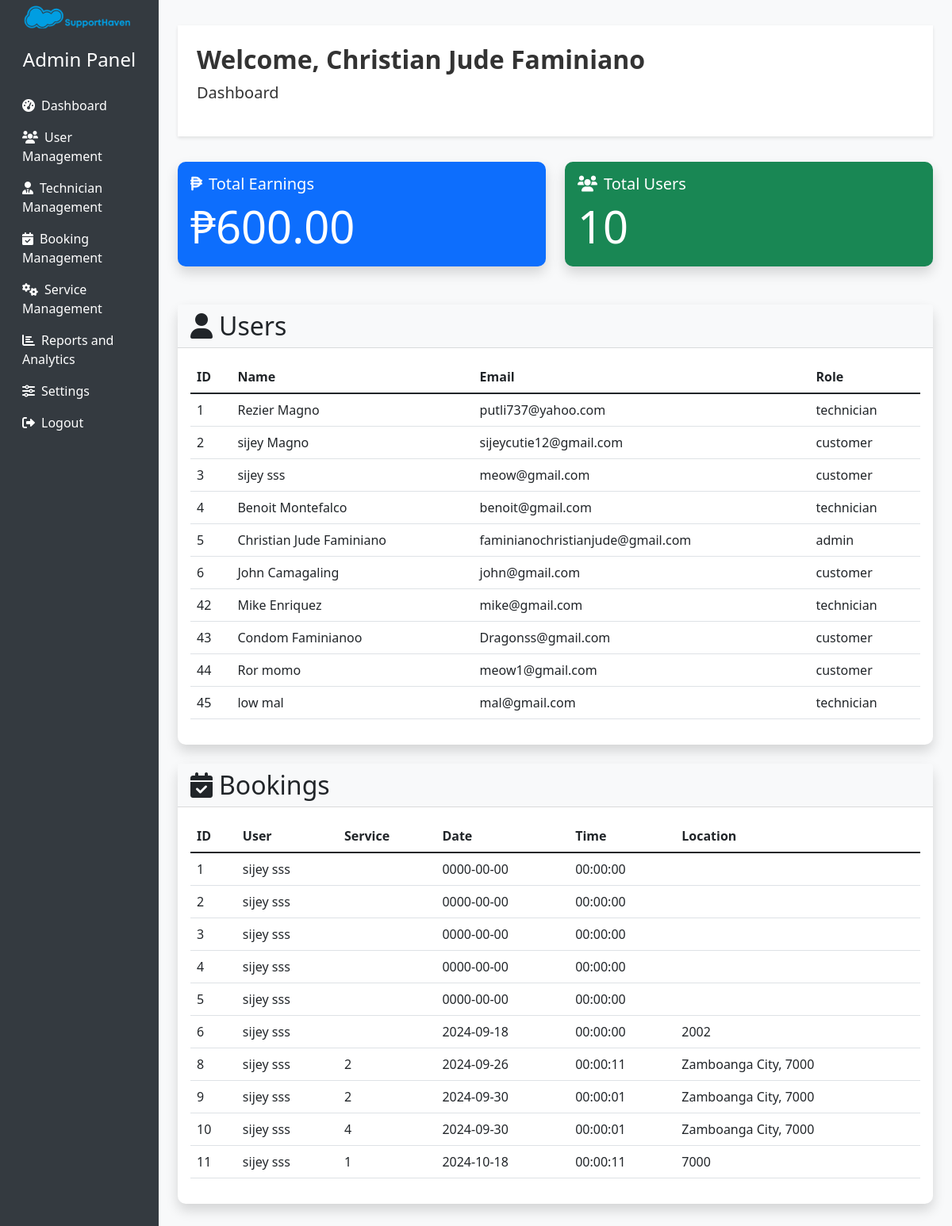
The page /admin/admin.php (signed in) on the database its author committed.
### tables this page shows
CREATE TABLE `users` (
  `id` int(11) NOT NULL,
  `firstname` varchar(50) NOT NULL,
  `lastname` varchar(50) NOT NULL,
  `email` varchar(100) NOT NULL,
  `password` varchar(255) NOT NULL,
  `created_at` timestamp NOT NULL DEFAULT current_timestamp(),
  `user_role_id` int(11) NOT NULL,
  `auth_provider` enum('local','google','facebook') DEFAULT 'local',
  `oauth_id` varchar(255) DEFAULT NULL,
  `avatar` VARCHAR(255) DEFAULT NULL
);

CREATE TABLE `user_roles` (
  `id` int(11) NOT NULL,
  `role_name` varchar(50) NOT NULL
);

CREATE TABLE `bookings` (
  `id` int(11) NOT NULL,
  `user_id` int(11) NOT NULL,
  `service_id` int(11) DEFAULT NULL,
  `technician_id` int(11) DEFAULT NULL,
  `booking_date` date NOT NULL,
  `booking_time` time NOT NULL,
  `location` varchar(255) NOT NULL,
  `payment_method` varchar(50) NOT NULL,
  `total_cost` decimal(10,2) NOT NULL,
  `created_at` timestamp NOT NULL DEFAULT current_timestamp(),
  `status` enum('pending','accepted','completed','cancelled') DEFAULT 'pending'
);

### admin/admin.php (the view, shortened to what this page needs)
<?php
function getAllUsers($db) {
    $query = "SELECT u.id, u.firstName, u.lastName, u.email, u.user_role_id, ur.role_name
              FROM users u
              LEFT JOIN user_roles ur ON u.user_role_id = ur.id";
    $stmt = $db->prepare($query);
    $stmt->execute();
    return $stmt->fetchAll(PDO::FETCH_ASSOC);
}
function getAllBookings($db) {
    $query = "SELECT b.*, u.firstName, u.lastName FROM bookings b LEFT JOIN users u ON b.user_id = u.id";
    $stmt = $db->prepare($query);
    $stmt->execute();
    return $stmt->fetchAll(PDO::FETCH_ASSOC);
}
function getTotalEarnings($db) {
    $query = "SELECT SUM(total_cost) as total_earnings FROM bookings";
    $stmt = $db->prepare($query);
    $stmt->execute();
    $result = $stmt->fetch(PDO::FETCH_ASSOC);
    return $result['total_earnings'] ?? 0;
}
function getTotalUsers($db) {
    $query = "SELECT COUNT(*) as total_users FROM users";
    $stmt = $db->prepare($query);
    $stmt->execute();
    $result = $stmt->fetch(PDO::FETCH_ASSOC);
    return $result['total_users'];
}
$database = new Connection();
$db = $database->getConnection();
$users = getAllUsers($db);
$bookings = getAllBookings($db);
$totalEarnings = getTotalEarnings($db);
$totalUsers = getTotalUsers($db);
$adminName = '';
if (isset($_SESSION['user_id'])) {
    $query = "SELECT firstName, lastName FROM users WHERE id = :user_id";
    $stmt = $db->prepare($query);
    $stmt->bindParam(':user_id', $_SESSION['user_id']);
    $stmt->execute();
    $result = $stmt->fetch(PDO::FETCH_ASSOC);
    if ($result) {
        $adminName = htmlspecialchars($result['firstName'] . ' ' . $result['lastName']);
    }
}
?>
<!DOCTYPE html>
<html lang="en">
<head>
    <link href="https://cdn.jsdelivr.net/npm/bootstrap@5.1.3/dist/css/bootstrap.min.css" rel="stylesheet">
    <link href="https://cdnjs.cloudflare.com/ajax/libs/font-awesome/6.0.0-beta3/css/all.min.css" rel="stylesheet">
</head>
<body>
    <div class="container-fluid">
        <div class="row">
            <nav class="col-md-3 col-lg-2 d-md-block sidebar">
                <div class="position-sticky">
                    <div class="text-center mb-4">
                        <img src="../images/logo.png" alt="SupportHaven Logo" class="admin-logo mb-3">
                        <h4>Admin Panel</h4>
                    </div>
                    <ul class="nav flex-column">
                        <li class="nav-item">
                            <a class="nav-link active" href="admin.php"><i class="fas fa-tachometer-alt me-2"></i>Dashboard</a>
                        </li>
                        <li class="nav-item">
                            <a class="nav-link" href="users.php"><i class="fas fa-users me-2"></i>User Management</a>
                        </li>
                        <li class="nav-item">
                            <a class="nav-link" href="technician-management.php"><i class="fas fa-user-tie me-2"></i>Technician Management</a>
                        </li>
                        <li class="nav-item">
                            <a class="nav-link" href="booking-management.php"><i class="fas fa-calendar-check me-2"></i>Booking Management</a>
                        </li>
                        <li class="nav-item">
                            <a class="nav-link" href="service-management.php"><i class="fas fa-cogs me-2"></i>Service Management</a>
                        </li>
                        <li class="nav-item">
                            <a class="nav-link" href="analytics.php"><i class="fas fa-chart-bar me-2"></i>Reports and Analytics</a>
                        </li>
                        <li class="nav-item">
                            <a class="nav-link" href="settings.php"><i class="fas fa-sliders-h me-2"></i>Settings</a>
                        </li>
                        <li class="nav-item">
                            <a class="nav-link" href="../logout.php"><i class="fas fa-sign-out-alt me-2"></i>Logout</a>
                        </li>
                    </ul>
                </div>
            </nav>
            <main role="main" class="col-md-9 ml-sm-auto col-lg-10 px-md-4 main-content">
                <div class="admin-header p-4">
                    <h2 class="display-9 fw-bold">Welcome, <?php echo $adminName ? $adminName : 'Admin'; ?></h2>
                    <p class="lead">Dashboard</p>
                </div>
                <div class="row mb-4">
                    <div class="col-md-6 mb-4">
                        <div class="card bg-primary text-white">
                            <div class="card-body">
                                <h5 class="card-title"><i class="fas fa-peso-sign me-2"></i>Total Earnings</h5>
                                <p class="card-text display-4">₱<?php echo number_format($totalEarnings, 2); ?></p>
                            </div>
                        </div>
                    </div>
                    <div class="col-md-6 mb-4">
                        <div class="card bg-success text-white">
                            <div class="card-body">
                                <h5 class="card-title"><i class="fas fa-users me-2"></i>Total Users</h5>
                                <p class="card-text display-4"><?php echo $totalUsers; ?></p>
                            </div>
                        </div>
                    </div>
                </div>
                <div class="card mb-4">
                    <div class="card-header bg-light">
                        <h2 class="mb-0"><i class="fas fa-user me-2"></i>Users</h2>
                    </div>
                    <div class="card-body">
                        <div class="table-responsive">
                            <table class="table table-hover">
                                <thead>
                                    <tr>
                                        <th>ID</th>
                                        <th>Name</th>
                                        <th>Email</th>
                                        <th>Role</th>
                                    </tr>
                                </thead>
                                <tbody>
                                    <?php foreach ($users as $user): ?>
                                    <tr>
                                        <td><?php echo htmlspecialchars($user['id']); ?></td>
                                        <td><?php echo htmlspecialchars($user['firstName'] ?? '') . ' ' . htmlspecialchars($user['lastName'] ?? ''); ?></td>
                                        <td><?php echo htmlspecialchars($user['email']); ?></td>
                                        <td><?php echo htmlspecialchars($user['role_name']); ?></td>
                                    </tr>
                                    <?php endforeach; ?>
                                </tbody>
                            </table>
                        </div>
                    </div>
                </div>
                <div class="card">
                    <div class="card-header bg-light">
                        <h2 class="mb-0"><i class="fas fa-calendar-check me-2"></i>Bookings</h2>
                    </div>
                    <div class="card-body">
                        <div class="table-responsive">
                            <table class="table table-hover">
                                <thead>
                                    <tr>
                                        <th>ID</th>
                                        <th>User</th>
                                        <th>Service</th>
                                        <th>Date</th>
                                        <th>Time</th>
                                        <th>Location</th>
                                    </tr>
                                </thead>
                                <tbody>
                                    <?php foreach ($bookings as $booking): ?>
                                    <tr>
                                        <td><?php echo htmlspecialchars($booking['id']); ?></td>
                                        <td><?php echo htmlspecialchars($booking['firstName'] ?? '') . ' ' . htmlspecialchars($booking['lastName'] ?? ''); ?></td>
                                        <td><?php echo htmlspecialchars($booking['service_id']); ?></td>
                                        <td><?php echo htmlspecialchars($booking['booking_date']); ?></td>
                                        <td><?php echo htmlspecialchars($booking['booking_time']); ?></td>
                                        <td><?php echo htmlspecialchars($booking['location']); ?></td>
                                    </tr>
                                    <?php endforeach; ?>
                                </tbody>
                            </table>
                        </div>
                    </div>
                </div>
            </main>
        </div>
    </div>
</body>
</html>

### admin/admin.php (style rules this page uses)
body { font-family: 'Segoe UI', Tahoma, Geneva, Verdana, sans-serif; background-color: #f8f9fa; }
.sidebar { background-color: #343a40; min-height: 100vh; color: #fff; }
.sidebar .nav-link { color: #fff; transition: all 0.3s; }
.main-content { padding: 2rem; }
.card { border: none; border-radius: 10px; box-shadow: 0 0.5rem 1rem rgba(0, 0, 0, 0.15); transition: all 0.3s; }
.table { background-color: #fff; border-radius: 10px; }
.admin-header { background-color: #ffffff; color: #333; padding: 1rem 0; margin-bottom: 2rem; box-shadow: 0 2px 4px rgba(0,0,0,0.1); }
.admin-logo { max-width: 150px; height: auto; }

### rows shown on the page
users: adminName "Christian Jude Faminiano", id "5", firstname "Christian Jude", lastname "Faminiano", email "faminianochristianjude@gmail.com", user_role.role_name "admin"
users: id "1", firstname "Rezier", lastname "Magno", email "putli737@yahoo.com", user_role.role_name "technician"
users: id "2", firstname "sijey", lastname "Magno", email "sijeycutie12@gmail.com", user_role.role_name "customer"
users: id "3", firstname "sijey", lastname "sss", email "meow@gmail.com", user_role.role_name "customer"
users: id "4", firstname "Benoit", lastname "Montefalco", email "benoit@gmail.com", user_role.role_name "technician"
users: id "6", firstname "John", lastname "Camagaling", email "john@gmail.com", user_role.role_name "customer"
users: id "42", firstname "Mike", lastname "Enriquez", email "mike@gmail.com", user_role.role_name "technician"
users: id "43", firstname "Condom", lastname "Faminianoo", email "Dragonss@gmail.com", user_role.role_name "customer"
users: id "44", firstname "Ror", lastname "momo", email "meow1@gmail.com", user_role.role_name "customer"
users: id "45", firstname "low", lastname "mal", email "mal@gmail.com", user_role.role_name "technician"
bookings: id "1", user.firstname "sijey", user.lastname "sss", booking_date "0000-00-00", booking_time "00:00:00"
bookings: id "2", user.firstname "sijey", user.lastname "sss", booking_date "0000-00-00", booking_time "00:00:00"
bookings: id "3", user.firstname "sijey", user.lastname "sss", booking_date "0000-00-00", booking_time "00:00:00"
bookings: id "4", user.firstname "sijey", user.lastname "sss", booking_date "0000-00-00", booking_time "00:00:00"
bookings: id "5", user.firstname "sijey", user.lastname "sss", booking_date "0000-00-00", booking_time "00:00:00"
bookings: id "6", user.firstname "sijey", user.lastname "sss", booking_date "2024-09-18", booking_time "00:00:00", location "2002"
bookings: id "8", user.firstname "sijey", user.lastname "sss", service "2", booking_date "2024-09-26", booking_time "00:00:11", location "Zamboanga City, 7000"
bookings: id "9", user.firstname "sijey", user.lastname "sss", service "2", booking_date "2024-09-30", booking_time "00:00:01", location "Zamboanga City, 7000"
bookings: id "10", user.firstname "sijey", user.lastname "sss", service "4", booking_date "2024-09-30", booking_time "00:00:01", location "Zamboanga City, 7000"
bookings: id "11", user.firstname "sijey", user.lastname "sss", service "1", booking_date "2024-10-18", booking_time "00:00:11", location "7000"

### other values the page prints
$totalEarnings "600.00"
$totalUsers "10"
